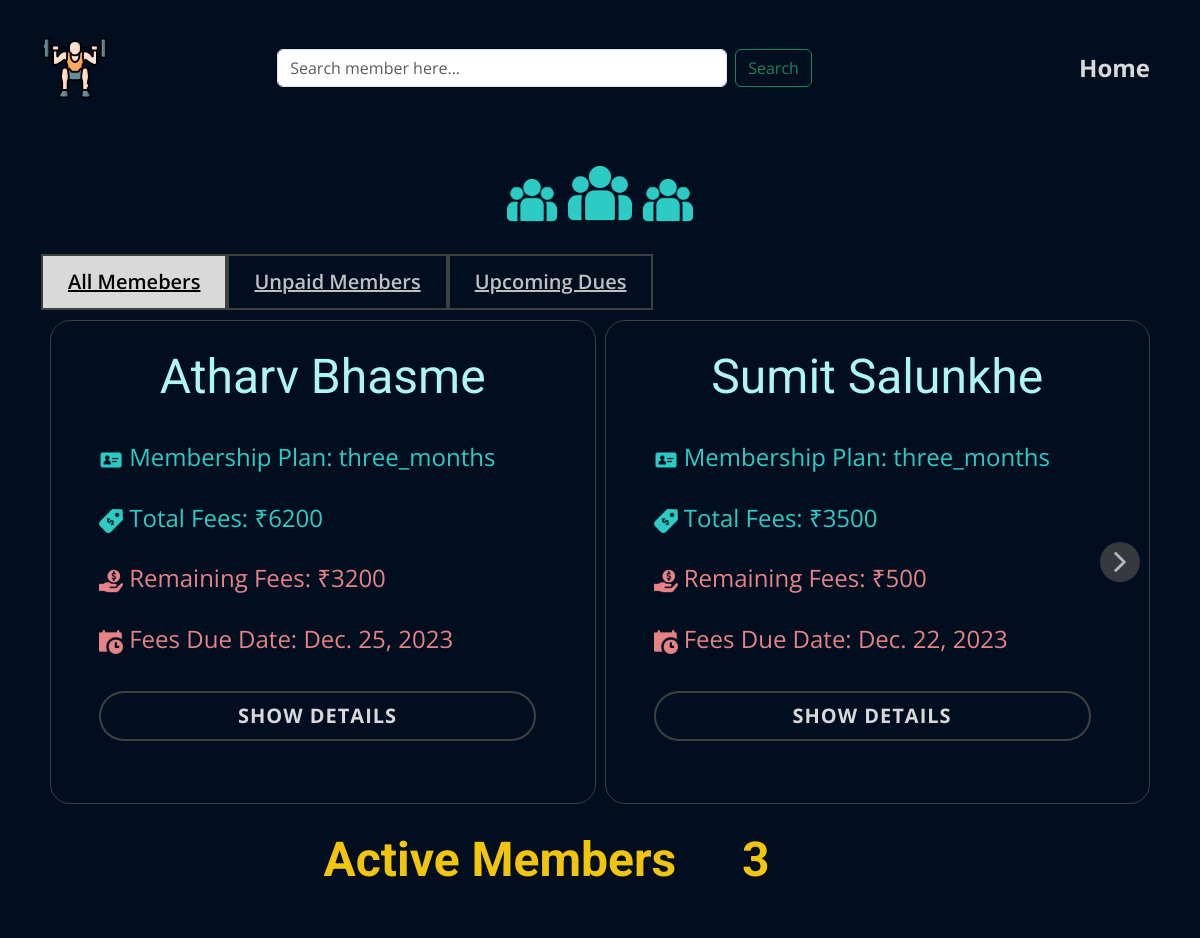
Screenshot of /manage_members with the database file from the repository.
### gymapp/models.py (models this page shows)
class Member(models.Model):
    name = models.CharField(max_length=100)
    email = models.EmailField()
    mobile = models.CharField(max_length=10)
    address = models.CharField(max_length=100)
    height = models.IntegerField()
    weight = models.IntegerField()
    dob = models.DateField()
    gender = models.CharField(max_length=5)
    age = models.IntegerField( )
    purpose = models.CharField(max_length=50)
    membership_plan = models.CharField(max_length=100)
    total_fees = models.IntegerField()
    fees_paid = models.IntegerField()
    fees_remaining = models.IntegerField()
    last_paid_date = models.DateField()
    fees_due_date = models.DateField()
    date_of_join = models.DateField()
    updated_plan_date = models.DateField(default=timezone.now())
    personal_trainer = models.BooleanField(default=False)
    batch_time = models.CharField(max_length=50, default='Morning')
    personal_trainer_name = models.CharField(max_length=50, default='Not Applicable')

### gymapp/views.py (the view)
# urls.py: path('manage_members', views.manage_members, name='manage_members'),
def manage_members(request):
    if 'search' in request.GET:
        print('Search')
        search = request.GET['search']
        all_member_list = Member.objects.filter(name__icontains=search)
    else:
        all_member_list = Member.objects.all()
    fees_due_member = []
    unpaid_member = []
    for mem in all_member_list:
        if mem.fees_due_date.day - date.today().day <= 3 and mem.fees_due_date.day - date.today().day > 0:
            fees_due_member.append(mem)
    for mem in all_member_list:
        if mem.fees_due_date < date.today():
            unpaid_member.append(mem)
    params = {'member_count': all_member_list, 'today': date.today(), 'due_members':fees_due_member,
            'unpaid_members':unpaid_member}
    return render(request, 'Manage_members.html', params)

### Templates/Manage_members.html (shortened to what this page needs)
{% load static %}
<!DOCTYPE html>
<html style="font-size: 16px;" lang="en"><head>
    <link rel="stylesheet" href="{%static 'nicepage.css' %}" media="screen">
    <link rel="stylesheet" href="{%static 'Manage_members.css' %}" media="screen">
    <link href="https://cdn.jsdelivr.net/npm/bootstrap@5.3.1/dist/css/bootstrap.min.css" rel="stylesheet">
  <meta data-intl-tel-input-cdn-path="intlTelInput/"></head>
  <body class="u-body u-xl-mode" data-lang="en">
     <header class="u-custom-color-2 u-header u-header" id="sec-514c" data-animation-name="" data-animation-duration="0" data-animation-delay="0" data-animation-direction=""><div class="u-clearfix u-sheet u-sheet-1"><span class="u-file-icon u-icon u-icon-1"><img src="{%static 'images/7922188.png' %}" alt=""></span>
        <nav data-position="" class="u-menu u-menu-one-level u-offcanvas u-menu-1">
          <div class="u-custom-menu u-nav-container">
            <ul class="u-nav u-spacing-2 u-unstyled u-nav-1" style="margin-right:-50px">
              <form method="get" class="d-flex u-form u-form-1 pt-3" role="search" id="navBarSearchForm">
                <input class="form-control me-2 mr-sm-4" type="search" style="width:450px" placeholder="Search member here..." aria-label="Search" name="search">
                <button class="btn btn-outline-success" type="submit">Search</button>
              </form>
            </ul>
            <ul class="u-nav u-spacing-2 u-unstyled u-nav-1"><li class="u-nav-item"><a class="u-button-style u-hover-grey-75 u-nav-link u-text-active-grey-15 u-text-grey-15 u-text-hover-grey-15" href="{%url 'home' %}" style="padding: 10px 20px;">Home</a></li></ul>
          </div>
        </nav>
      </div>
    </header>
    <section class="u-align-center u-clearfix u-custom-color-2 u-section-1" id="sec-1c3c">
      <div class="u-clearfix u-sheet u-sheet-1"><span class="u-file-icon u-icon u-text-custom-color-4 u-icon-1"><img src="{%static 'images/681494-3f52d8b1.png' %}" alt=""></span><span class="u-file-icon u-icon u-text-custom-color-4 u-icon-2"><img src="{%static 'images/681494-3f52d8b1.png' %}" alt=""></span><span class="u-file-icon u-icon u-text-custom-color-4 u-icon-3"><img src="{%static 'images/681494-3f52d8b1.png' %}" alt=""></span>
        <div class="u-tab-links-align-left u-tabs u-tabs-1">
          <ul class="u-tab-list u-unstyled" role="tablist">
            <li class="u-tab-item" role="presentation">
              <a class="active u-active-grey-15 u-border-2 u-border-grey-75 u-button-style u-tab-link u-text-active-black u-text-grey-25 u-tab-link-1" id="link-tab-fdf6" href="#tab-fdf6" role="tab" aria-controls="tab-fdf6" aria-selected="true">All Memebers</a>
            </li>
            <li class="u-tab-item" role="presentation">
              <a class="u-active-grey-15 u-border-2 u-border-grey-75 u-button-style u-tab-link u-text-active-black u-text-grey-25 u-tab-link-2" id="link-tab-02dd" href="#tab-02dd" role="tab" aria-controls="tab-02dd" aria-selected="false">Unpaid Members</a>
            </li>
            <li class="u-tab-item" role="presentation">
              <a class="u-active-grey-15 u-border-2 u-border-grey-75 u-button-style u-tab-link u-text-active-black u-text-grey-25 u-tab-link-3" id="link-tab-4401" href="#tab-4401" role="tab" aria-controls="tab-4401" aria-selected="false">Upcoming Dues</a>
            </li>
          </ul>
          <div class="u-tab-content">
            <div class="u-container-style u-custom-color-2 u-tab-active u-tab-pane u-tab-pane-1" id="tab-fdf6" role="tabpanel" aria-labelledby="link-tab-fdf6">
              <div class="u-container-layout u-container-layout-1">
                <div class="u-layout-horizontal u-list u-list-1">
                  <div class="u-repeater u-repeater-1">
                    {% for i in  member_count%}
                      <div class="u-align-left u-border-1 u-border-grey-75 u-container-style u-list-item u-radius-20 u-repeater-item u-shape-round">
                        <div class="u-container-layout u-similar-container u-container-layout-2">
                          <h2 class="u-subtitle u-text u-text-default u-text-palette-4-light-2 u-text-1">{{i.name}}</h2>
                          <div class="u-container-style u-group u-shape-rectangle u-group-1">
                            <div class="u-container-layout u-container-layout-3">
                              <p class="u-text u-text-custom-color-4 u-text-default u-text-2"><span class="u-file-icon u-icon u-text-custom-color-4"><img src="{%static 'images/3951241-496691f0.png' %}" alt=""></span>&nbsp;Membership Plan: {{i.membership_plan}}&nbsp;
                              </p>
                              <p class="u-text u-text-custom-color-4 u-text-default u-text-3"><span class="u-file-icon u-icon u-text-custom-color-4"><img src="{%static 'images/1819984-eeb80167.png' %}" alt=""></span>&nbsp;Total Fees: ₹{{i.total_fees}}&nbsp;
                              </p>
                              <p class="u-text u-text-default u-text-palette-2-light-1 u-text-4"><span class="u-file-icon u-icon u-text-palette-2-light-1"><img src="{%static 'images/1333266-934f52eb.png' %}" alt=""></span>&nbsp;Remaining Fees: ₹{{i.fees_remaining}}&nbsp;
                              </p>
                              <p class="u-text u-text-default u-text-palette-2-light-1 u-text-5"><span class="u-file-icon u-icon u-text-palette-2-light-1"><img src="{%static 'images/598044-c724e4bb.png' %}" alt=""></span>&nbsp;Fees Due Date: {{i.fees_due_date}}&nbsp;
                              </p>
                              <a href="{%url 'show_member' i.id %}" value="show" class="u-align-center u-border-2 u-border-grey-75 u-border-hover-grey-75 u-btn u-button-style u-custom-color-2 u-hover-grey-25 u-text-grey-15 u-text-hover-black u-btn-1">Show details</a>
                            </div>
                          </div>
                        </div>
                      </div>
                    {% endfor %}
                  </div>
                  <a class="u-absolute-vcenter u-gallery-nav u-gallery-nav-next u-grey-70 u-icon-circle u-opacity u-opacity-70 u-spacing-10 u-text-white u-gallery-nav-2" href="#" role="button">
                    <span aria-hidden="true">
                    </span>
                  </a>
                </div>
                <div class="u-list u-list-2">
                  <div class="u-repeater u-repeater-2">
                    <div class="u-align-center u-container-style u-list-item u-repeater-item">
                      <div class="u-container-layout u-similar-container u-container-layout-12">
                        <h1 class="u-align-center u-text u-text-default u-text-palette-3-base u-title u-text-26" data-animation-name="counter" data-animation-event="scroll" data-animation-duration="1000">Active&nbsp;Members</h1>
                      </div>
                    </div>
                    <div class="u-align-center u-container-style u-list-item u-repeater-item">
                      <div class="u-container-layout u-similar-container u-container-layout-13">
                        <h1 class="u-align-center u-text u-text-default u-text-palette-3-base u-title u-text-27" data-animation-name="counter" data-animation-event="scroll" data-animation-duration="1000">{{member_count|length}}</h1>
                      </div>
                    </div>
                  </div>
                </div>
              </div>
            </div>
          </div>
        </div>
      </div>
    </section>
  </body>
</html>

### static/Manage_members.css (style rules this page uses)
.u-section-1 { background-image: none; }
.u-section-1 .u-sheet-1 { min-height: 806px; }
.u-section-1 .u-icon-1 { width: 64px; height: 64px; margin: 29px auto 0; }
.u-section-1 .u-icon-2 { width: 50px; height: 50px; margin: -50px 477px 0 auto; }
.u-section-1 .u-icon-3 { width: 50px; height: 50px; margin: -50px auto 0 477px; }
.u-section-1 .u-tabs-1 { min-height: 673px; height: auto; width: 1118px; margin: 29px auto 11px; }
.u-section-1 .u-tab-link-1 { font-size: 1.25rem; background-image: none; font-weight: 600; padding: 10px 25px; }
.u-section-1 .u-tab-link-2 { font-size: 1.25rem; background-image: none; font-weight: 600; padding: 10px 25px; }
.u-section-1 .u-tab-link-3 { font-size: 1.25rem; background-image: none; font-weight: 600; padding: 10px 25px; }
.u-section-1 .u-tab-pane-1 { background-image: none; }
.u-section-1 .u-container-layout-1 { padding: 10px 0; }
.u-section-1 .u-list-1 { width: 1100px; margin: 0 auto; }
.u-section-1 .u-repeater-1 { min-height: 484px; grid-auto-columns: calc(50% - 4.5px); grid-template-columns: calc(50% - 4.5px) calc(50% - 4.5px); grid-gap: 9px 9px; }
.u-section-1 .u-container-layout-2 { padding: 30px 18px 0; }
.u-section-1 .u-text-1 { margin: 0 auto; }
.u-section-1 .u-group-1 { min-height: 370px; height: auto; width: 494px; margin: -7px 14px 0 0; }
.u-section-1 .u-container-layout-3 { padding: 30px 5px 30px 30px; }
.u-section-1 .u-text-2 { font-size: 1.5rem; margin: 11px auto 0 0; }
.u-section-1 .u-text-3 { font-size: 1.5rem; margin: 20px auto 0 0; }
.u-section-1 .u-text-4 { font-size: 1.5rem; margin: 20px auto 0 0; }
.u-section-1 .u-text-5 { font-size: 1.5rem; margin: 20px auto 0 0; }
.u-section-1 .u-btn-1 { background-image: none; border-style: solid; margin: 30px auto 0 0; padding: 9px 137px; }
.u-section-1 .u-gallery-nav-2 { position: absolute; right: 10px; width: 40px; height: 40px; }
.u-section-1 .u-list-2 { grid-template-rows: auto; width: 613px; margin: 7px auto 0; }
.u-section-1 .u-repeater-2 { grid-template-columns: calc(50% - 5px) calc(50% - 5px); grid-gap: 10px 10px; min-height: 95px; }
.u-section-1 .u-container-layout-12 { padding: 22px 30px 18px; }
.u-section-1 .u-text-26 { font-weight: 700; font-size: 3rem; margin: 1px auto 0; }
.u-section-1 .u-container-layout-13 { padding: 22px 30px 18px; }
.u-section-1 .u-text-27 { font-weight: 700; font-size: 3rem; margin: 1px auto 0; }

### rows the page displays
Member: name "Atharv Bhasme", membership_plan "three_months", total_fees "6200", fees_remaining "3200", fees_due_date "Dec. 25, 2023"
Member: name "Sumit Salunkhe", membership_plan "three_months", total_fees "3500", fees_remaining "500", fees_due_date "Dec. 22, 2023"

### other values shown
{{ member_count|length }} "3"
